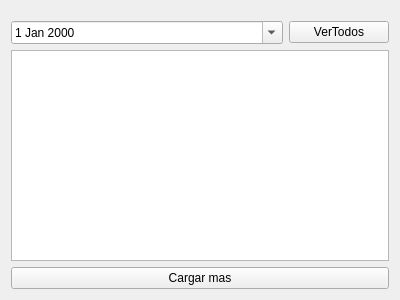
<?xml version="1.0" encoding="UTF-8"?>
<ui version="4.0">
 <class>Form</class>
 <widget class="QWidget" name="Form">
  <property name="geometry">
   <rect>
    <x>0</x>
    <y>0</y>
    <width>400</width>
    <height>300</height>
   </rect>
  </property>
  <property name="windowTitle">
   <string>Form</string>
  </property>
  <layout class="QVBoxLayout" name="verticalLayout">
   <item>
    <layout class="QHBoxLayout" name="horizontalLayout">
     <property name="topMargin">
      <number>10</number>
     </property>
     <item>
      <widget class="QDateEdit" name="dateEdit">
       <property name="wrapping">
        <bool>false</bool>
       </property>
       <property name="calendarPopup">
        <bool>true</bool>
       </property>
      </widget>
     </item>
     <item>
      <widget class="QPushButton" name="pushButton">
       <property name="maximumSize">
        <size>
         <width>100</width>
         <height>16777215</height>
        </size>
       </property>
       <property name="text">
        <string>VerTodos</string>
       </property>
      </widget>
     </item>
    </layout>
   </item>
   <item>
    <widget class="QTableView" name="tableView">
     <property name="editTriggers">
      <set>QAbstractItemView::NoEditTriggers</set>
     </property>
     <property name="tabKeyNavigation">
      <bool>false</bool>
     </property>
     <property name="showDropIndicator" stdset="0">
      <bool>false</bool>
     </property>
     <property name="dragDropOverwriteMode">
      <bool>false</bool>
     </property>
     <property name="selectionMode">
      <enum>QAbstractItemView::NoSelection</enum>
     </property>
    </widget>
   </item>
   <item>
    <widget class="QPushButton" name="qloadmore">
     <property name="text">
      <string>Cargar mas</string>
     </property>
    </widget>
   </item>
  </layout>
 </widget>
 <resources/>
 <connections/>
</ui>
